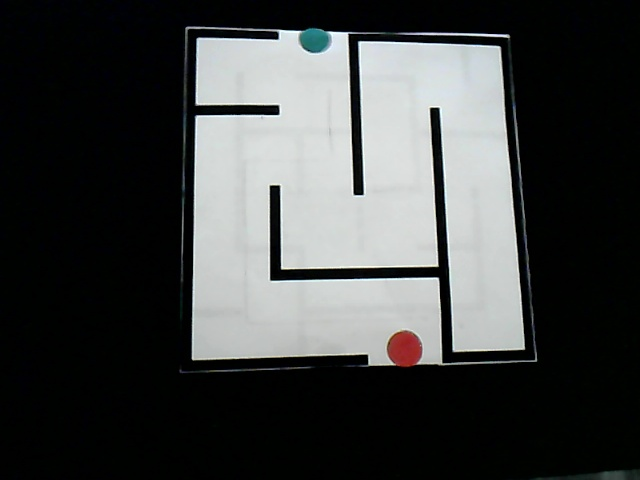
#> input picture debug/run_20251103_081324/00_captured_maze.jpg, 640 x 480 px
$ python -i analyzer.py   (imports and definitions only)
#> lines starting #> are read from the running program, lines starting #| are printed output that depends on the picture; after the words box and inside, x2 and y2 are one past the last pixel; in counts of white or black regions, pixels touching at a corner belong together
#!/usr/bin/env python3
"""
High-level analyzer that builds a grid graph from the warped maze and finds a shortest path.
"""

import numpy as np
import cv2
from heapq import heappush, heappop
from .geometry import project_points
from .io_utils import save_debug_image
from .config import OUT_SIZE

def _snap_extend(lines, length, snap_tol, extend_tol):
    """Extend and snap detected grid lines to image boundaries and deduplicate near-equals."""
    if not lines:
        return []
    lines = sorted(int(x) for x in lines)
    if lines[0] < snap_tol:
        lines[0] = 0
    if (length - 1) - lines[-1] < snap_tol:
        lines[-1] = length - 1
    dedup = []
    for v in lines:
        if not dedup or abs(v - dedup[-1]) > 1:
            dedup.append(v)
    if dedup[0] > extend_tol:
        dedup = [0] + dedup
    if (length - 1) - dedup[-1] > extend_tol:
        dedup = dedup + [length - 1]
    return dedup

class LiveMazeAnalyzer:
    """
    Analyzer that extracts grid lines, determines start and end cells, builds a cell graph,
    solves via A*, verifies collisions, and returns artifacts for visualization.
    """

    def __init__(self):
        """Initialize internal state."""
        self.last_analysis = None

    def _cluster_lines(self, positions, min_distance=10):
        """Cluster near-by line indices into representative centers."""
        if not positions:
            return []
        positions = sorted(positions)
        clusters, cur = [], [positions[0]]
        for p in positions[1:]:
            if p - cur[-1] < min_distance:
                cur.append(p)
            else:
                clusters.append(int(np.mean(cur)))
                cur = [p]
        clusters.append(int(np.mean(cur)))
        return clusters

    def detect_grid_size(self, binary_image):
        """Estimate grid rows and columns and return debug overlays."""
        h, w = binary_image.shape
#> h = 480; w = 640
        den = cv2.medianBlur(binary_image, 3)
        pad = 4
        den_pad = cv2.copyMakeBorder(den, pad, pad, pad, pad, cv2.BORDER_REPLICATE)
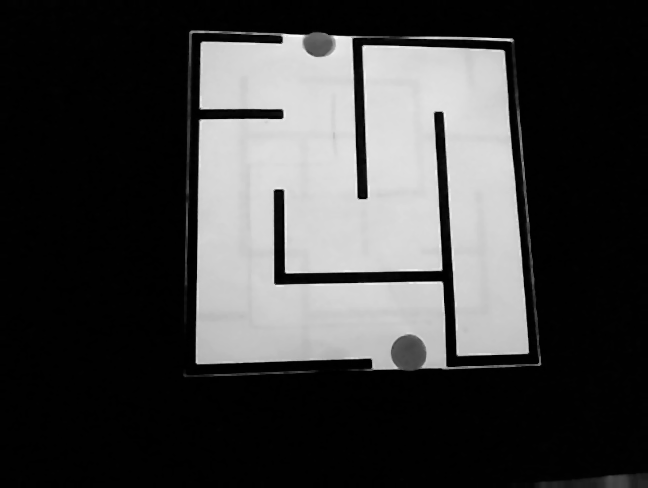
#> den_pad: shape (488, 648); min 0, max 248, mean 63.9
        kx = max(5, (w // 22) | 1)
#> kx = 29
        ky = max(5, (h // 22) | 1)
#> ky = 21
        horiz_kernel = cv2.getStructuringElement(cv2.MORPH_RECT, (kx, 3))
        vert_kernel = cv2.getStructuringElement(cv2.MORPH_RECT, (3, ky))
        horiz_bands = cv2.morphologyEx(den_pad, cv2.MORPH_OPEN, horiz_kernel)[pad:-pad, pad:-pad]
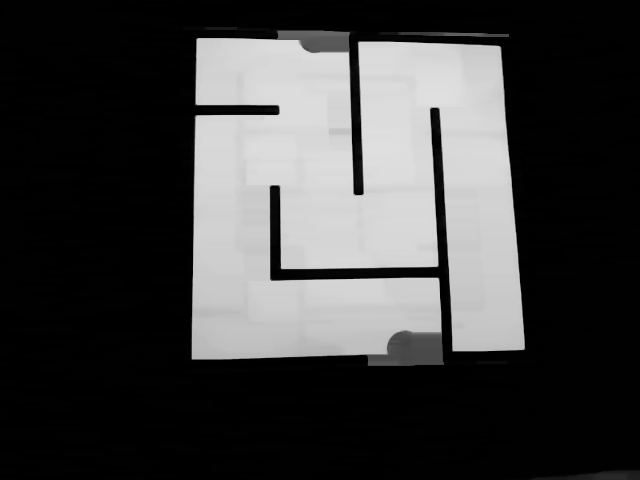
#> horiz_bands: shape (480, 640); min 0, max 223, mean 63.5
        vert_bands = cv2.morphologyEx(den_pad, cv2.MORPH_OPEN, vert_kernel)[pad:-pad, pad:-pad]
        hp = np.sum(horiz_bands > 0, axis=1).astype(np.float32)
#> hp = 480 values, max 624 at index 120, min 189 at index 395, mean 476.6
        vp = np.sum(vert_bands > 0, axis=0).astype(np.float32)
#> vp = 640 values, max 478 at index 620, min 112 at index 147, mean 377.6
        hp = cv2.blur(hp.reshape(-1, 1), (21, 1)).ravel()
        vp = cv2.blur(vp.reshape(1, -1), (1, 21)).ravel()
        h_thr = max(np.percentile(hp, 70) * 0.9, 0.2 * (hp.max() if hp.max() > 0 else 1.0))
#> h_thr = 476.1
        v_thr = max(np.percentile(vp, 70) * 0.9, 0.2 * (vp.max() if vp.max() > 0 else 1.0))
#> v_thr = 390
        h_idx = np.where(hp >= h_thr)[0].tolist()
#> h_idx = 289 values from 0 to 471
        v_idx = np.where(vp >= v_thr)[0].tolist()
#> v_idx = 377 values from 5 to 639
        h_lines = self._cluster_lines(h_idx, min_distance=max(2, h // 18))
#> in _cluster_lines, `positions = sorted(positions)`: positions = 289 values from 0 to 471
#> in _cluster_lines, `clusters, cur = [], [positions[0]]`: clusters = []; cur = [0]
#> the loop in _cluster_lines, `for p in positions[1:]:` made 288 passes
#> p on passes 2 to 4: 21, 26, 27
#> after the loop in _cluster_lines, `for p in positions[1:]:`: clusters = [187]
#> h_lines = [187, 450]
        v_lines = self._cluster_lines(v_idx, min_distance=max(2, w // 18))
#> the loop in _cluster_lines (call 2), `for p in positions[1:]:` made 376 passes
#> (p, cur) on passes 1, 11, 12: (48, [48]), (112, [112]), (192, [192])
#> p on passes 2 to 7: 50, 53, 54, 55, 64, 65
#> v_lines = [5, 59, 112, 421]
        snap_tol_h = max(2, h // 60)
#> snap_tol_h = 8
        snap_tol_v = max(2, w // 60)
#> snap_tol_v = 10
        est_h_gap = np.median(np.diff(sorted(h_lines))) if len(h_lines) >= 2 else max(1, h // 5)
#> est_h_gap = 263
        est_v_gap = np.median(np.diff(sorted(v_lines))) if len(v_lines) >= 2 else max(1, w // 5)
#> est_v_gap = 54
        extend_tol_h = int(0.60 * est_h_gap)
#> extend_tol_h = 157
        extend_tol_v = int(0.60 * est_v_gap)
#> extend_tol_v = 32
        h_lines = _snap_extend(h_lines, h, snap_tol_h, extend_tol_h)
#> in _snap_extend, `lines = sorted(int(x) for x in lines)`: lines = [187, 450]
#> the loop in _snap_extend, `for v in lines:` made 2 passes
#> v on passes 1 to 2: 187, 450
#> in _snap_extend, `dedup = [0] + dedup`: dedup = [0, 187, 450]
#> h_lines = [0, 187, 450]
        v_lines = _snap_extend(v_lines, w, snap_tol_v, extend_tol_v)
#> the loop in _snap_extend (call 2), `for v in lines:` made 4 passes
#> v on passes 2 to 4: 59, 112, 421
#> v_lines = [0, 59, 112, 421, 639]
        if len(h_lines) - 1 <= 4 and len(h_lines) >= 2:
            gaps = np.diff(sorted(h_lines))
#> gaps = [187, 263]
            med = np.median(gaps) if len(gaps) else max(1, h // 5)
#> med = 225
            ins = []
            for i, g in enumerate(gaps):
                if g > 1.75 * med:
                    ins.append(int(h_lines[i] + round(g / 2)))
#> this loop made 2 passes
#> g on passes 1 to 2: 187, 263
#> after the loop, ins = []
            if ins:
                h_lines = sorted(h_lines + ins)
        if len(v_lines) - 1 <= 4 and len(v_lines) >= 2:
            gaps = np.diff(sorted(v_lines))
#> gaps = [59, 53, 309, 218]
            med = np.median(gaps) if len(gaps) else max(1, w // 5)
#> med = 138.5
            ins = []
            for i, g in enumerate(gaps):
                if g > 1.75 * med:
                    ins.append(int(v_lines[i] + round(g / 2)))
#> this loop made 4 passes
#> g on passes 1 to 4: 59, 53, 309, 218
#> after the loop, ins = [266]
            if ins:
                v_lines = sorted(v_lines + ins)
#> v_lines = [0, 59, 112, 266, 421, 639]
        rows = len(h_lines) - 1 if len(h_lines) > 1 else 0
#> rows = 2
        cols = len(v_lines) - 1 if len(v_lines) > 1 else 0
#> cols = 5
        rows = max(3, min(10, rows))
#> rows = 3
        cols = max(3, min(10, cols))
        grid_debug = cv2.cvtColor(binary_image, cv2.COLOR_GRAY2BGR)
        for yy in h_lines:
            cv2.line(grid_debug, (0, yy), (w - 1, yy), (0, 255, 0), 2)
#> this loop made 3 passes
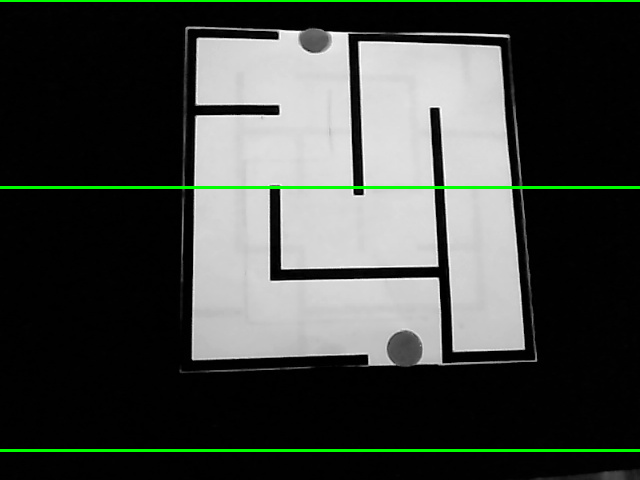
#> grid_debug: shape (480, 640, 3); mean B, G, R 65.3, 69.6, 65.3
        for xx in v_lines:
            cv2.line(grid_debug, (xx, 0), (xx, h - 1), (255, 0, 0), 2)
#> this loop made 6 passes
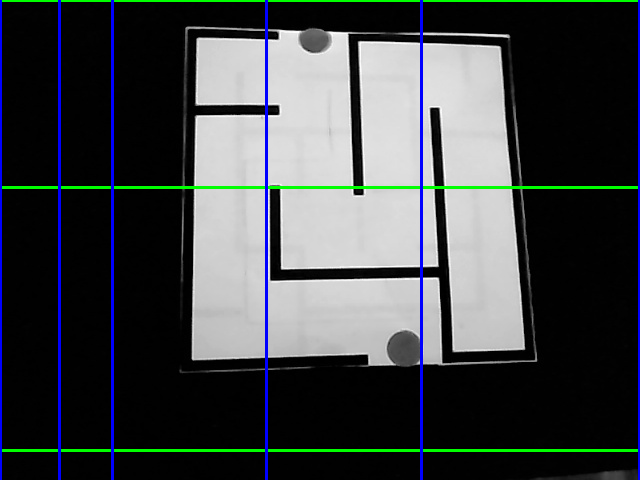
#> grid_debug: shape (480, 640, 3); 2.5% of pixels changed, all inside (x1, y1, x2, y2) = (0, 0, 640, 480)
        edges_full = cv2.Canny(binary_image, 50, 150, apertureSize=3)
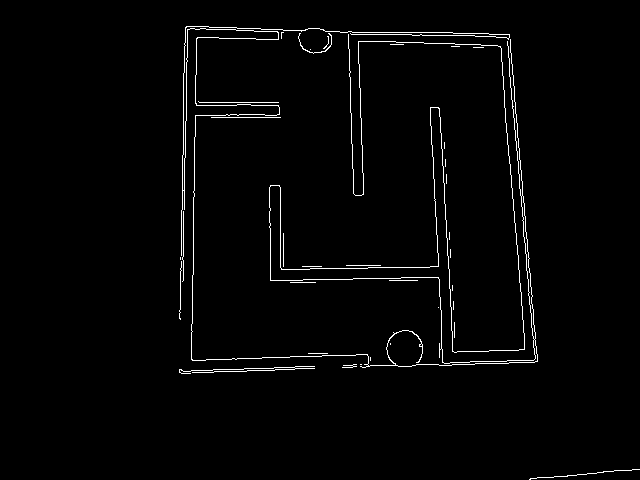
#> edges_full: shape (480, 640); 1.9% white in thin lines or dots, all inside (x1, y1, x2, y2) = (179, 26, 640, 480)
        return (rows, cols, grid_debug, edges_full)

    # [332 lines left out: functions extract_grid_lines, detect_entrance_exit, _carve_dots_from_binary, _clean_binary_for_graph, _cell_of_point, _cell_center and 5 more, not called in this run]

>>> import cv2
>>> picture = cv2.imread('../../../../debug/run_20251103_081324/00_captured_maze.jpg', cv2.IMREAD_GRAYSCALE)
>>> result = LiveMazeAnalyzer().detect_grid_size(picture)

$ run again, on debug/run_20251103_081324/02_dot_detection.jpg
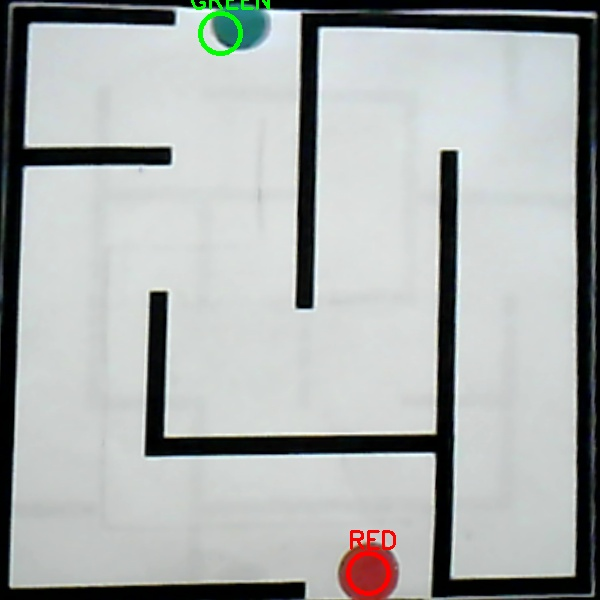
#> input picture debug/run_20251103_081324/02_dot_detection.jpg, 600 x 600 px
#> hp = 600 values, max 600 at index 20, min 363 at index 592, mean 587.1
#> vp = 600 values, max 600 at index 31, min 91 at index 599, mean 584.4
#> h_thr = 538.2
#> v_thr = 540
#> h_idx = 582 values from 6 to 587
#> v_idx = 566 values from 12 to 596
#> positions = 582 values from 6 to 587
#> clusters = []; cur = [6]
#> in detect_grid_size, `h_lines = self._cluster_lines(h_idx, min_distance=max(2, h // 18))`: h_lines = [296]
#> the loop in _cluster_lines (call 2), `for p in positions[1:]:` made 565 passes
#> p on passes 1 to 3: 13, 14, 15
#> in detect_grid_size, `v_lines = self._cluster_lines(v_idx, min_distance=max(2, w // 18))`: v_lines = [299]
#> est_h_gap = 120
#> extend_tol_h = 72
#> lines = [296]
#> the loop in _snap_extend, `for v in lines:` made 1 pass
#> in _snap_extend, `dedup = [0] + dedup`: dedup = [0, 296]
#> in _snap_extend, `dedup = dedup + [length - 1]`: dedup = [0, 296, 599]
#> the loop in _snap_extend (call 2), `for v in lines:` made 1 pass
#> in detect_grid_size, `v_lines = _snap_extend(v_lines, w, snap_tol_v, extend_tol_v)`: v_lines = [0, 299, 599]
#> in detect_grid_size, `gaps = np.diff(sorted(h_lines))`: gaps = [296, 303]
#> med = 299.5
#> the loop in detect_grid_size, `for i, g in enumerate(gaps):` made 2 passes
#> g on passes 1 to 2: 296, 303
#> after the loop in detect_grid_size, `for i, g in enumerate(gaps):`: ins = []
#> in detect_grid_size, `gaps = np.diff(sorted(v_lines))`: gaps = [299, 300]
#> the loop in detect_grid_size, `for i, g in enumerate(gaps):` made 2 passes
#> g on passes 1 to 2: 299, 300
#> in detect_grid_size, `rows = len(h_lines) - 1 if len(h_lines) > 1 else 0`: rows = 2
#> in detect_grid_size, `rows = max(3, min(10, rows))`: rows = 3
#> the loop in detect_grid_size, `for yy in h_lines:` made 3 passes
#> yy on passes 2 to 3: 296, 599
#> after the loop in detect_grid_size, `for yy in h_lines:`:
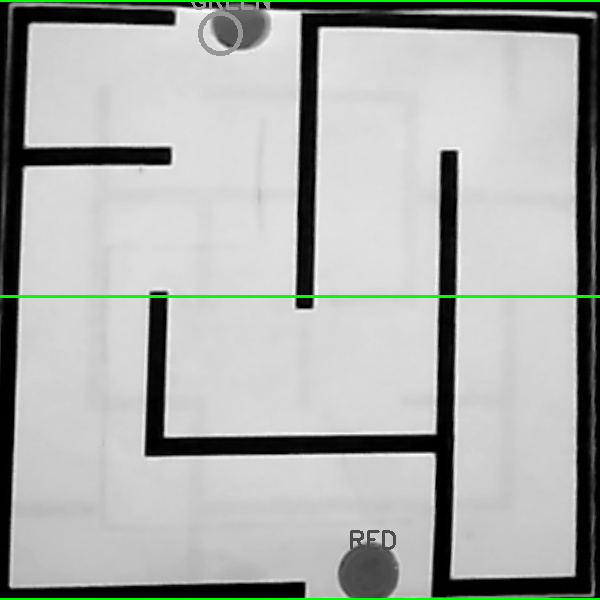
#> grid_debug: shape (600, 600, 3); mean B, G, R 171.4, 174.4, 171.4
#> the loop in detect_grid_size, `for xx in v_lines:` made 3 passes
#> in detect_grid_size, `edges_full = cv2.Canny(binary_image, 50, 150, apertureSize=3)`:
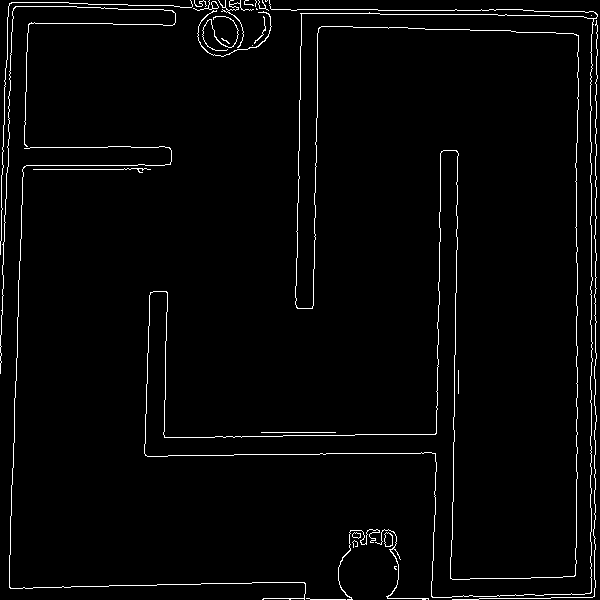
#> edges_full: shape (600, 600); 2.5% white in thin lines or dots

$ run again, on debug/run_20251103_081324/04_grid_detection.jpg
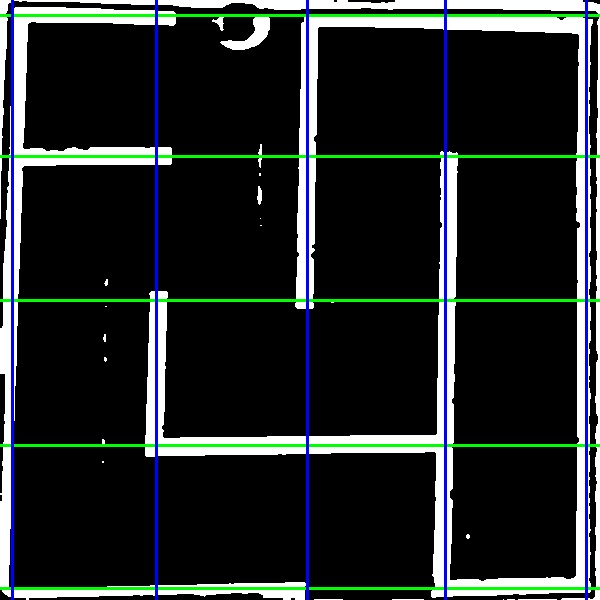
#> input picture debug/run_20251103_081324/04_grid_detection.jpg, 600 x 600 px
#> hp = 600 values, max 600 at index 14, min 0 at index 33, mean 55.44
#> vp = 600 values, max 600 at index 11, min 0 at index 29, mean 66.4
#> h_thr = 120
#> h_idx = 87 values from 0 to 599
#> v_idx = 99 values from 0 to 599
#> positions = 87 values from 0 to 599
#> in _cluster_lines, `clusters, cur = [], [positions[0]]`: clusters = []; cur = [0]
#> the loop in _cluster_lines, `for p in positions[1:]:` made 86 passes
#> (p, cur) on passes 30, 46, 49: (149, [149]), (299, [299]), (436, [436])
#> after the loop in _cluster_lines, `for p in positions[1:]:`: clusters = [14, 156, 300, 445]
#> h_lines = [14, 156, 300, 445, 588]
#> the loop in _cluster_lines (call 2), `for p in positions[1:]:` made 98 passes
#> (p, cur) on passes 25, 41: (149, [149]), (297, [297])
#> v_lines = [12, 156, 306, 445, 585]
#> est_h_gap = 143.5
#> est_v_gap = 142
#> extend_tol_h = 86
#> extend_tol_v = 85
#> lines = [14, 156, 300, 445, 588]
#> the loop in _snap_extend, `for v in lines:` made 5 passes
#> v on passes 1 to 5: 14, 156, 300, 445, 588
#> the loop in _snap_extend (call 2), `for v in lines:` made 5 passes
#> v on passes 1 to 5: 12, 156, 306, 445, 585
#> in detect_grid_size, `gaps = np.diff(sorted(h_lines))`: gaps = [142, 144, 145, 143]
#> in detect_grid_size, `med = np.median(gaps) if len(gaps) else max(1, h // 5)`: med = 143.5
#> the loop in detect_grid_size, `for i, g in enumerate(gaps):` made 4 passes
#> g on passes 1 to 4: 142, 144, 145, 143
#> after the loop in detect_grid_size, `for i, g in enumerate(gaps):`: ins = []
#> in detect_grid_size, `gaps = np.diff(sorted(v_lines))`: gaps = [144, 150, 139, 140]
#> in detect_grid_size, `med = np.median(gaps) if len(gaps) else max(1, w // 5)`: med = 142
#> the loop in detect_grid_size, `for i, g in enumerate(gaps):` made 4 passes
#> g on passes 1 to 4: 144, 150, 139, 140
#> rows = 4
#> the loop in detect_grid_size, `for yy in h_lines:` made 5 passes
#> after the loop in detect_grid_size, `for yy in h_lines:`:
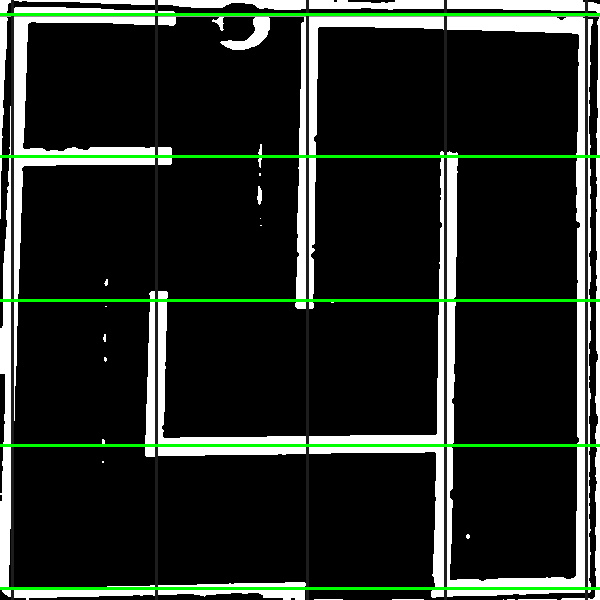
#> grid_debug: shape (600, 600, 3); mean B, G, R 34.5, 40.9, 34.5
#> the loop in detect_grid_size, `for xx in v_lines:` made 5 passes
#> in detect_grid_size, `edges_full = cv2.Canny(binary_image, 50, 150, apertureSize=3)`:
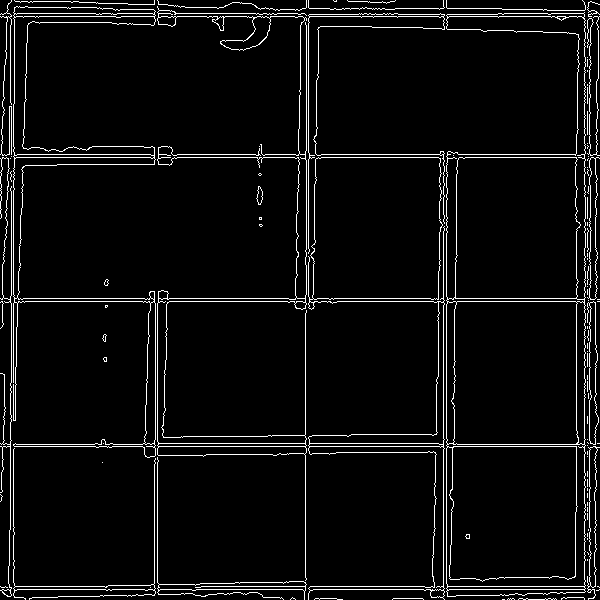
#> edges_full: shape (600, 600); 5% white in thin lines or dots
